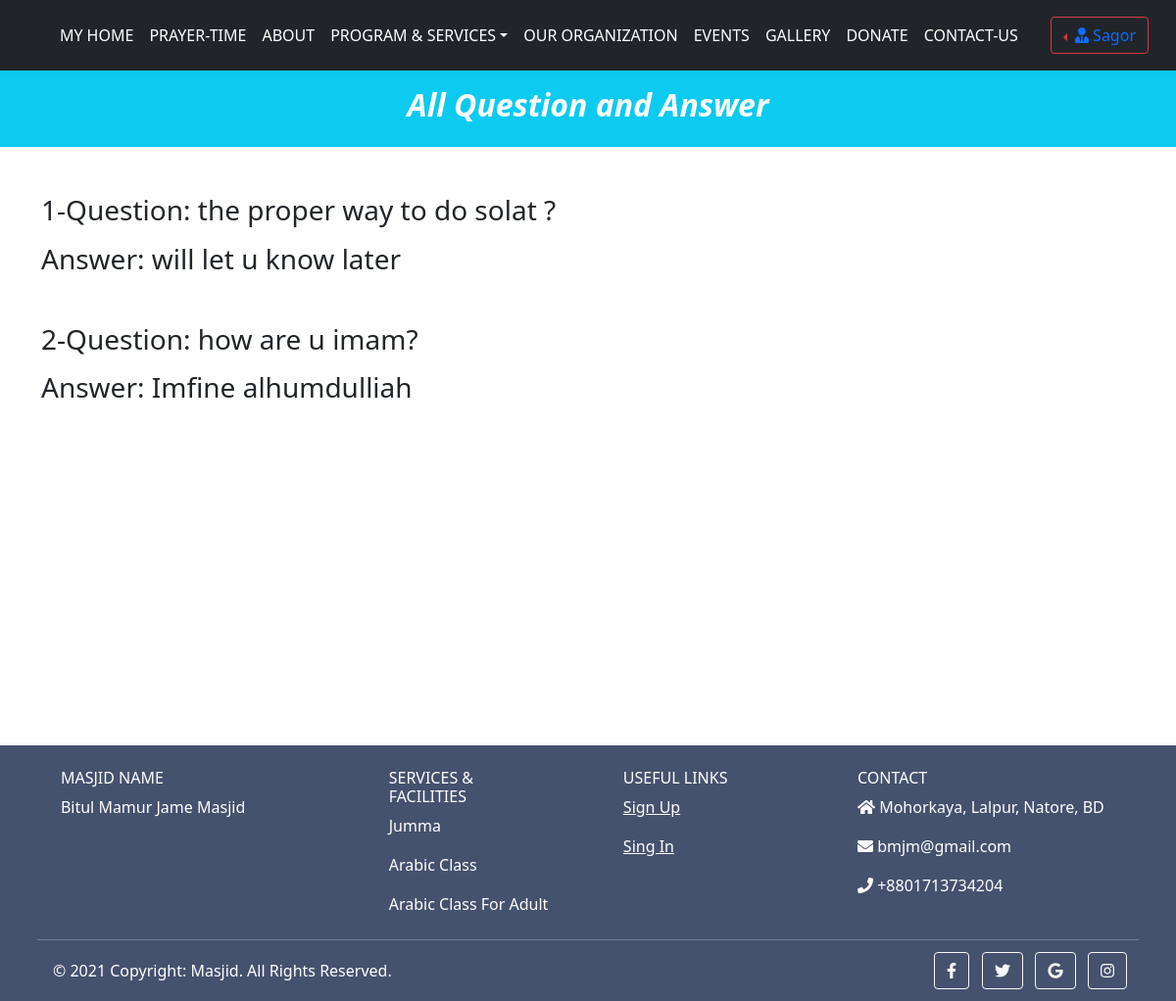
/message.php (signed in), run on the app's committed database.
### tables this page shows
CREATE TABLE `usertable` (
  `id` int(11) NOT NULL,
  `name` varchar(255) NOT NULL,
  `email` varchar(255) NOT NULL,
  `password` varchar(255) NOT NULL,
  `phone` varchar(255) NOT NULL,
  `address` varchar(255) NOT NULL,
  `code` mediumint(50) NOT NULL,
  `status` text NOT NULL
);

CREATE TABLE `question` (
  `id` int(255) NOT NULL,
  `name` varchar(255) NOT NULL,
  `email` varchar(255) NOT NULL,
  `question` varchar(255) NOT NULL,
  `answer` varchar(255) NOT NULL
);

### message.php (the view, shortened to what this page needs)
<?php
  include 'connection.php';
?>
<!DOCTYPE html>
<html lang="en">
    <head>
        <link href="https://cdn.jsdelivr.net/npm/bootstrap@5.1.2/dist/css/bootstrap.min.css" rel="stylesheet">
    </head>
    <body>
<?php include "includes/header2.php";?>
<div class="container-fluid p-3  bg-info text-white text-center">
        <h2><strong><em>All Question and Answer</strong></em></h2>
    </div>
    <div class="container">
        <?php $ret=mysqli_query($con,"SELECT * FROM question");
        $cnt=1;
        while($row=mysqli_fetch_array($ret))
        {?>
        <h3 class="mt-5"><?php echo $cnt;?>-Question: <?php echo $row['question'];?></h3>
        <h3 class="mt-3 mb-5">Answer: <?php echo $row['answer'];?></h3>
        <?php $cnt=$cnt+1; }?>
    </div>
    <div style="padding-top: 300px;">
    <?php include "includes/footer.php";?>
</div>
    </body>
</html>

### includes/header2.php (shortened to what this page needs)
<?php require_once "controllerUserData.php"; ?>
<?php
$email = $_SESSION['email'];
$password = $_SESSION['password'];
if($email != false && $password != false){
$sql = "SELECT * FROM usertable WHERE email = '$email'";
$run_Sql = mysqli_query($con, $sql);
if($run_Sql){
$fetch_info = mysqli_fetch_assoc($run_Sql);
}
}else{
header('Location: login-user.php');
}
?>
<!DOCTYPE html>
<html lang="en">
	<head>
		<link href="https://cdn.jsdelivr.net/npm/bootstrap@5.1.1/dist/css/bootstrap.min.css" rel="stylesheet">
	</head>
	<body>
		<nav class="navbar navbar-expand-sm bg-dark navbar-dark sticky-top px-3 py-3">
            <div class="container-fluid">
                <div class="collapse navbar-collapse" id="collapsibleNavbar">
                    <ul class="navbar-nav mx-auto">
                <li class="nav-item">
                            <a class="nav-link text-white font-weight-bold text-uppercase" href="home.php">My Home</a>
                        </li>
                        <li class="nav-item">
                    <a class="nav-link text-white font-weight-bold text-uppercase" href="prayer-time2.php">PRAYER-TIME</a>
                </li>
                        <li class="nav-item">
                    <a class="nav-link text-white font-weight-bold text-uppercase" href="about2.php">ABOUT</a>
                </li>
                        <li class="nav-item dropdown">
                            <a class="nav-link text-white font-weight-bold text-uppercase dropdown-toggle" href="#" role="button" data-bs-toggle="dropdown">Program & Services</a>
                        </li>                        <li class="nav-item">
                        <a class="nav-link text-white font-weight-bold text-uppercase" href="organization.php">Our Organization</a>
                    </li>
                    <li class="nav-item">
                        <a class="nav-link text-white font-weight-bold text-uppercase" href="events.php">Events</a>
                    </li>
                    <li class="nav-item">
                <a class="nav-link text-white font-weight-bold text-uppercase" href="gallery.php">GALLERY</a>
            </li>
                    <li class="nav-item">
                        <a class="nav-link text-white font-weight-bold text-uppercase" href="donate.php">Donate</a>
                    </li>
                    <li class="nav-item">
                        <a class="nav-link text-white font-weight-bold text-uppercase" href="contact.php">Contact-Us</a>
                    </li>
                </ul>
                <div class="dropdown dropstart text-end">
                    <button type="button" class="btn btn-outline-danger dropdown-toggle" data-bs-toggle="dropdown"> <a href="logout-user.php" class="text-decoration-none"><i class='fas fa-user-tie'></i> <?php echo $fetch_info['name'] ?> </a></button>
                </div>
            </div>
        </div>
    </nav>
	</body>
</html>

### message.php (style rules this page uses)
* { margin: 0; padding: 0; box-sizing: border-box; }

### includes/footer.php (style rules this page uses)
* { margin: 0; padding: 0; box-sizing: border-box; }

### data on the page
usertable: name "Sagor"
question: question "the proper way to do solat ?", answer "will let u know later"
question: question "how are u imam?", answer "Imfine alhumdulliah"
